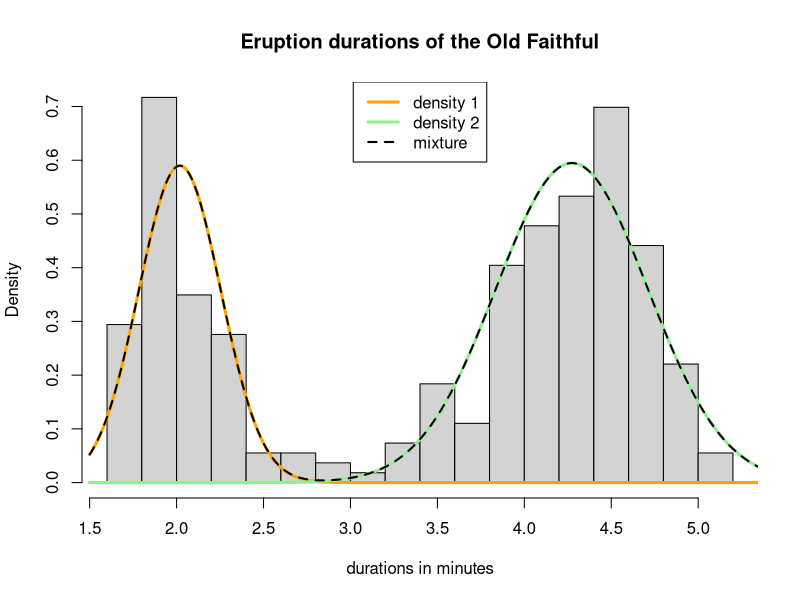
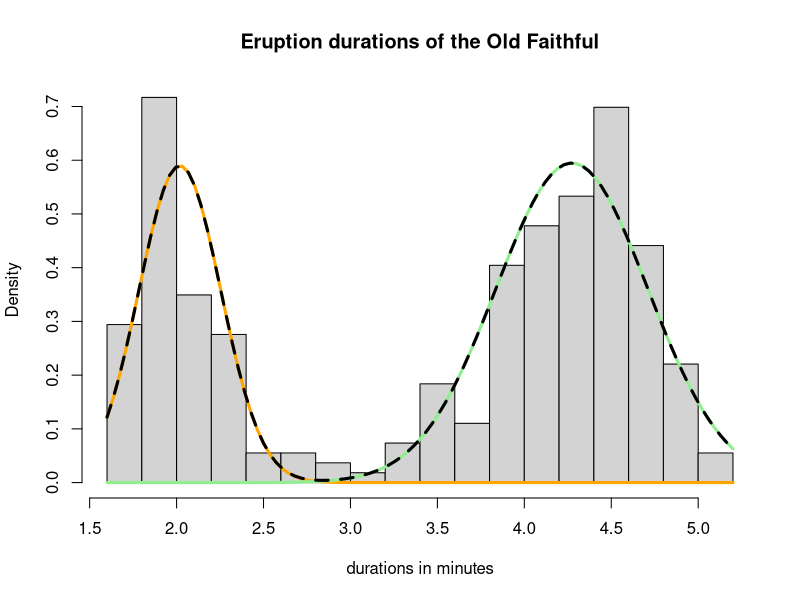
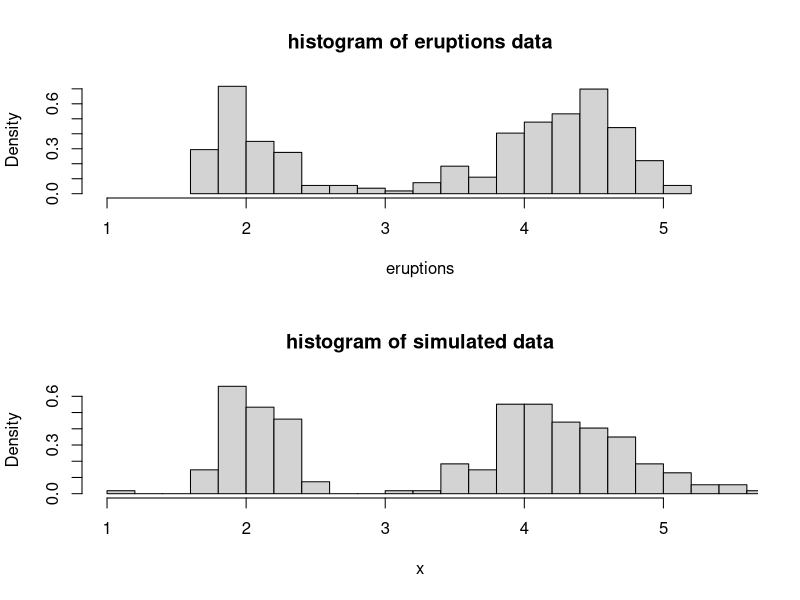
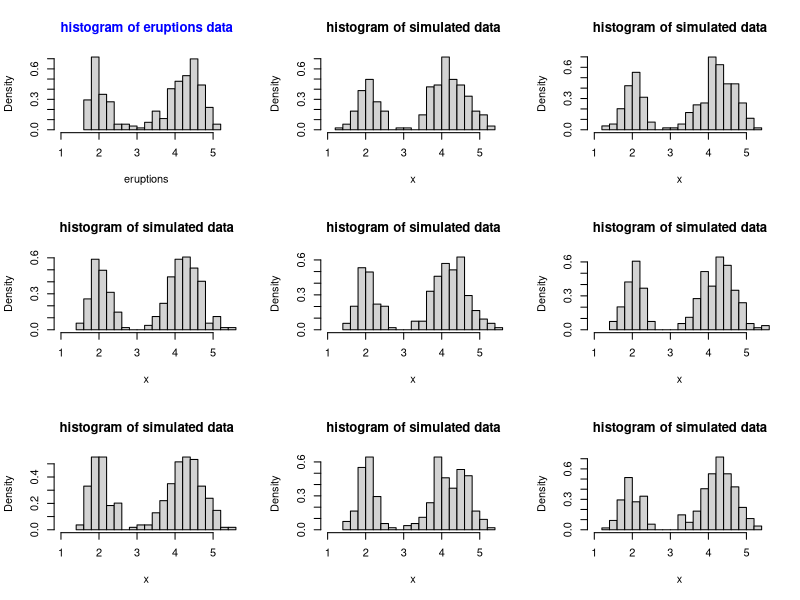

R code for these plots, in order:
##### HMM practicals
##### Session 2 - 21.04.2023
##### R code solution

### Exercise 1 - independent mixture models

## a)
# read in the data set
data <- faithful

# overview data set:
?faithful
head(data)

## b)
# histogram
hist(data$eruptions,
  probability = TRUE, breaks = 20,
  main = "Eruption durations of the Old Faithful",
  xlab = "durations in minutes"
)

## c)
# function for calculating negative log-likelihood:
mllk <- function(theta, x) {
  mu <- theta[1:2]
  sigma <- theta[3:4]
  pi <- theta[5]
  logl <- sum(log(pi * dnorm(x, mu[1], sigma[1]) +
    (1 - pi) * dnorm(x, mu[2], sigma[2])))
  return(-logl)
}

# positive log-likelihood for given parameter set:
-mllk(c(2, 4.5, 1, 1, 0.5), data$eruptions)

## d)
# use optimiser:
mod <- nlminb(c(2, 4.5, 1, 1, 0.5), mllk,
  x = data$eruptions,
  lower = c(0, 0, 0, 0, 0), upper = c(Inf, Inf, Inf, Inf, 1)
)
# maximum likelihood estimates/ parameter values:
mod$par

## e)
# extract parameters
mu <- mod$par[1:2]
sigma <- mod$par[3:4]
pi <- c(mod$par[5], 1 - mod$par[5])

# to add the densities, you need to create a sequence for which you want to plot the normal densities
# (the x-coordinates for the plot)
z <- seq(1.5, 5.5, by = 0.01)

lines(z, pi[1] * dnorm(z, mean = mu[1], sd = sigma[1]),
  lwd = 3, col = "orange"
)
lines(z, pi[2] * dnorm(z, mean = mu[2], sd = sigma[2]),
  lwd = 3, col = "lightgreen"
)
# and joint density:
lines(z, pi[1] * dnorm(z, mean = mu[1], sd = sigma[1]) +
  pi[2] * dnorm(z, mean = mu[2], sd = sigma[2]),
lwd = 2, lty = 2
)
legend("top", c("density 1", "density 2", "mixture"),
  col = c("orange", "lightgreen", "black"),
  lty = c(1, 1, 2), lwd = c(3, 3, 2)
)

# or 
# histogram
hist(data$eruptions,
     probability = TRUE, breaks = 20,
     main = "Eruption durations of the Old Faithful",
     xlab = "durations in minutes"
)
curve(pi[1] * dnorm(x, mean = mu[1], sd = sigma[1]),
      lwd = 3, col = "orange", add = TRUE)
curve(pi[2] * dnorm(x, mean = mu[2], sd = sigma[2]),
      lwd = 3, col = "lightgreen", add = TRUE)
curve(pi[1] * dnorm(x, mean = mu[1], sd = sigma[1])+
        pi[2] * dnorm(x, mean = mu[2], sd = sigma[2]),
      lwd = 3, lty = "dashed", add = TRUE)

## f)
# simulate data from mixture model
# using the vectors mu and sigma from part d)

# sample size:
n <- 272

# generate sequence of which component is active
# get component 1 or 2 with probability pi1 and (1-pi1), respectively
s <- sample(1:2, n, replace = TRUE, prob = pi)

# generate realizations
# generate n eruption durations using a sequence of parameters of the corresponding mixture components
x <- rnorm(n, mean = mu[s], sd = sigma[s])

# # # or alternatively:
# # generate a number of how many observations should be simulated from component 1
# n1 <- rbinom(1, n , pi[1])
# # generate data from first mixture component
# x1 <- rnorm(n1, mean = mu[1], sd = sigma[1])
# # generate data from second mixture component
# x2 <- rnorm(n-n1, mean = mu[2], sd = sigma[2])
# x <- c(x1, x2) # combine data

## g)
# compare the simulated data to the real eruptions data
par(mfrow = c(2, 1))
hist(data$eruptions, probability = TRUE, breaks = 20, 
     main = "histogram of eruptions data", xlab = "eruptions", xlim = c(1, 5.5))
hist(x, probability = TRUE, breaks = 20, 
     main = "histogram of simulated data", xlim = c(1, 5.5))

# or compare it to multiple simulations of n=272:
par(mfrow = c(3, 3))
hist(data$eruptions, probability = TRUE, breaks = 20, col.main = "blue", 
     main = "histogram of eruptions data", xlab = "eruptions", xlim = c(1, 5.5))
for (i in 1:8){
  s <- sample(1:2, n, replace = TRUE, prob = c(pi[1], pi[2]))
  x <- rnorm(n, mean = mu[s], sd = sigma[s])
  hist(x, probability = TRUE, breaks = 20, 
       main = "histogram of simulated data", xlim = c(1, 5.5))
}

### Exercise 2 - Markov chains

## a)
# create the transition probability matrix:
N = 3
Gamma <- matrix(c(0.6, 0.3, 0.1,
                  0.2, 0.7, 0.1,
                  0.2, 0.3, 0.5), nrow = N, byrow = TRUE)

## b)
Gamma[1,] # probabilities of weather states tomorrow if/ given today is sunny
# (60% sunny, 30% cloudy, 10% rainy)
Gamma %*% Gamma # Markov chain two steps from now
(Gamma %*% Gamma)[1,] # probabilities of weather states the day after tomorrow if today is sunny

# define a 7-step-tpm:
Gamma7 <- Gamma # initialize the 7-step tpm
for (i in 1:6) Gamma7 <- Gamma7 %*% Gamma
Gamma7

# or using the R package expm
library(expm)
Gamma%^%7

# what happens over longer time horizons?
Gamma%^%1000
# for long time horizons, the k-step conditional probabilities converge to the stationary distribution
# -> each row of this k-step t.p.m. becomes the same, i.e. it does not really matter where (which row) I start!!
# Also convergence is really fast (exponentially fast actually):
Gamma%^%20

## c)
# Instead of approximating the stationary distribution as above, we can calculate it explicetly:
delta <- solve(t(diag(N) - Gamma + 1), rep(1, N))
delta # each row of the 7-step-tpm is already quite close to this distribution

## d) 
n = 1000 # length of Markov chain
s = numeric(n) # initialize vector
# state at t=1:
s[1] = 1 # sunny day

# states at t = 2,.., T
for(t in 2:n){
  s[t] = sample(x = 1:3, size = 1, prob = Gamma[s[t-1], ])
}
# proportions of states in the simulated Markov chain:
prop.table(table(s))
delta
# similar to stationary distribution (even more so with larger T)
